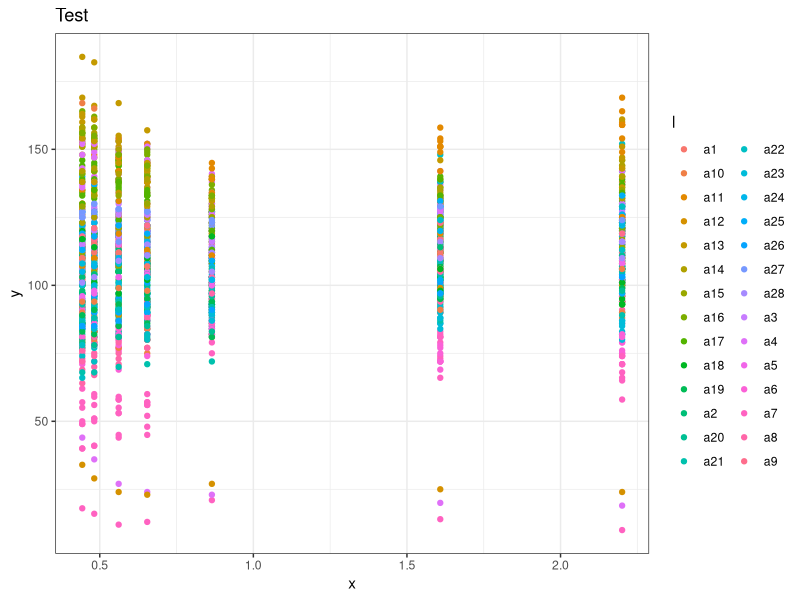

This chart was generated by the following R code:
#!/usr/bin/Rscript

library(methods)
library(grDevices)
library(reshape2)
library(stats)
library(ggplot2)
library(plyr)
library(scales)
require(grid)

coord_reflectance <- read.csv("./inyo_bcets.csv", header = TRUE, sep=",")

cr = data.frame(x = coord_reflectance$Wavelength, y = coord_reflectance$Reflectance, l = coord_reflectance$Label)

p <- ggplot(cr, aes_string(x = "x", y = "y")) +
	ggtitle("Test") +
	geom_point(aes(colour = l)) +
	theme_bw()
	
ggsave("test.pdf", width = 8, height = 6, dpi = 220)

	